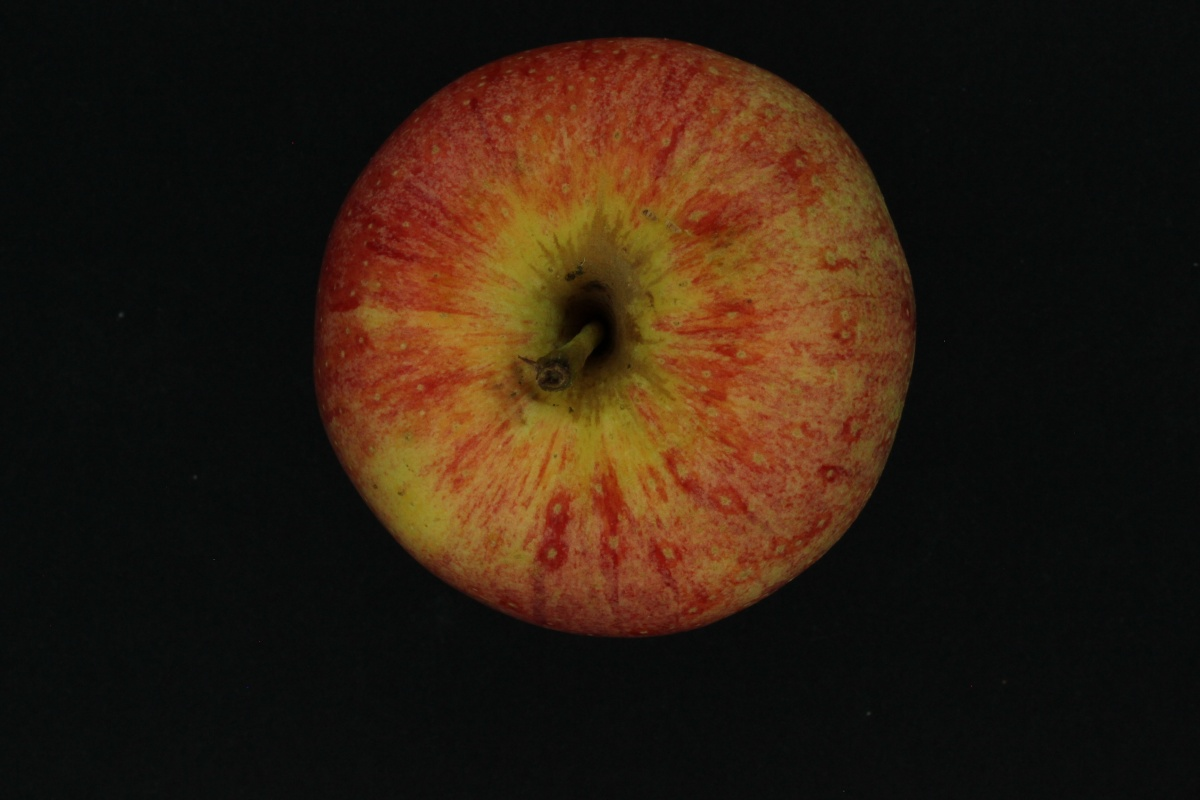
#> input picture dataset/Apples/Train/Royal_02_1.JPG, 1200 x 800 px; its folder holds only this picture in this run
$ jupyter execute --allow-errors ShapeDetectionTestFile.ipynb   (older library calls are emulated)
#> lines starting #> are read from the running program, lines starting #| are printed output that depends on the picture
[cell 1]
import cv2
from sklearn import svm
import numpy as np
import pandas as pd
from scipy.cluster.vq import kmeans, vq
import glob
from skimage.filters import threshold_yen
from skimage.exposure import rescale_intensity
from scipy.stats import skew
from itertools import chain
from sklearn.cluster import KMeans
import pandas as pd
from skimage.exposure import histogram
from sklearn.preprocessing import MinMaxScaler
from matplotlib import pyplot as plt

[cell 2]
Apple_training_data='dataset\\Apples\\Train\\*.jpg'
des_list = []
sift = cv2.SIFT_create()
for image_path in glob.glob(Apple_training_data):
    im = cv2.imread(image_path)
#> im is the input picture: shape (800, 1200, 3); mean B, G, R 15.8, 28.6, 44.2
    im = cv2.cvtColor(im, cv2.COLOR_BGR2GRAY)
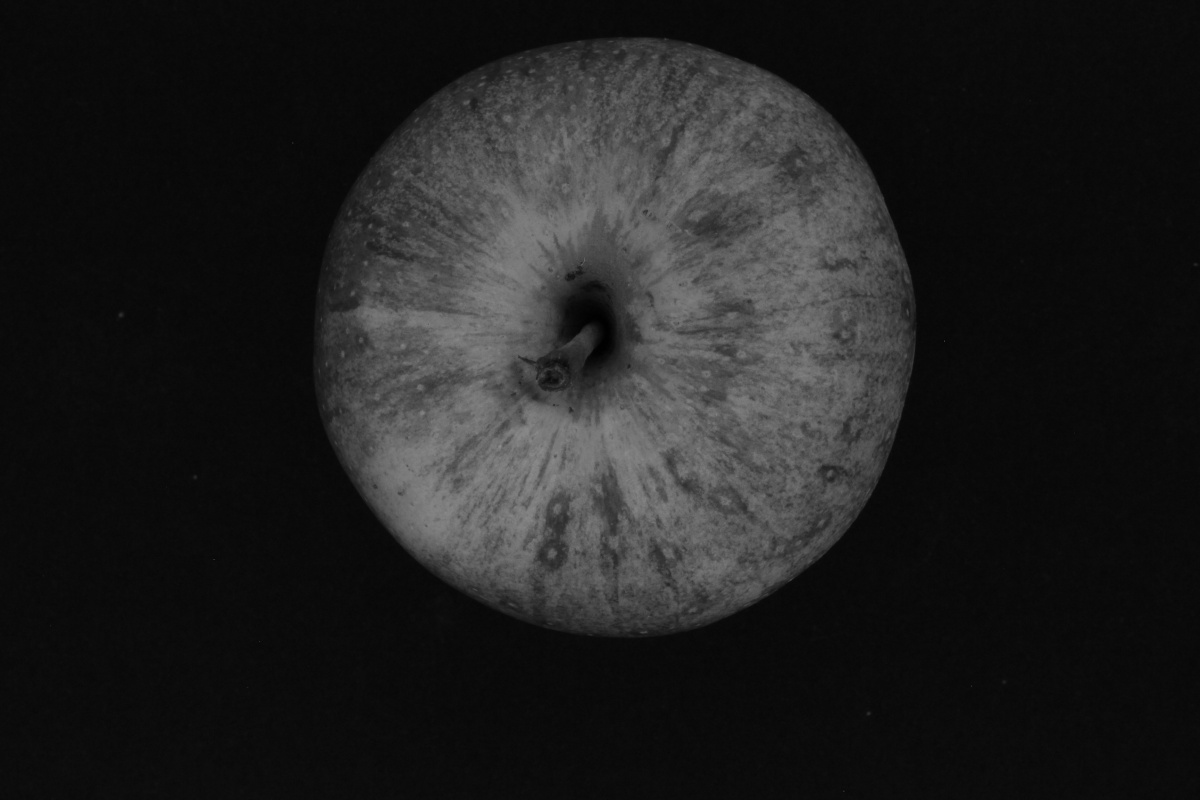
#> im: shape (800, 1200); min 0, max 141, mean 31.7
    kpts, des = sift.detectAndCompute(im,None)
#> kpts = 297 keypoints; strongest (x, y, size): (610, 357, 337), (588, 332, 74.2), (468, 472, 147.8), (516, 194, 142.4)
    if len(kpts) < 1:
        no_kpts = np.zeros((1, sift.descriptorSize()), np.float32)
        des_list.append((image_path, no_kpts))
    else:
        des_list.append((image_path, des))

[cell 3]
# Stack all the descriptors vertically in a numpy array
descriptors = des_list[0][1]
for image_path, descriptor in des_list[1:]:
    descriptors = np.vstack((descriptors, descriptor))
#> this loop made 0 passes

#kmeans works only on float, so convert integers to float
descriptors_float = descriptors.astype(float)

[cell 4]
k = 60  #k means awal 60 clusters
voc, variance = kmeans(descriptors_float, k, 1)
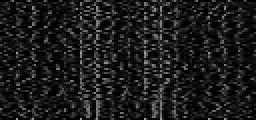
#> voc: shape (60, 128) float64 (shown 2 times larger); min 0, max 162.2, mean 27.8
#> variance = 233.7

$ run again, on dataset/Apples/Train/Royal_04_3.JPG
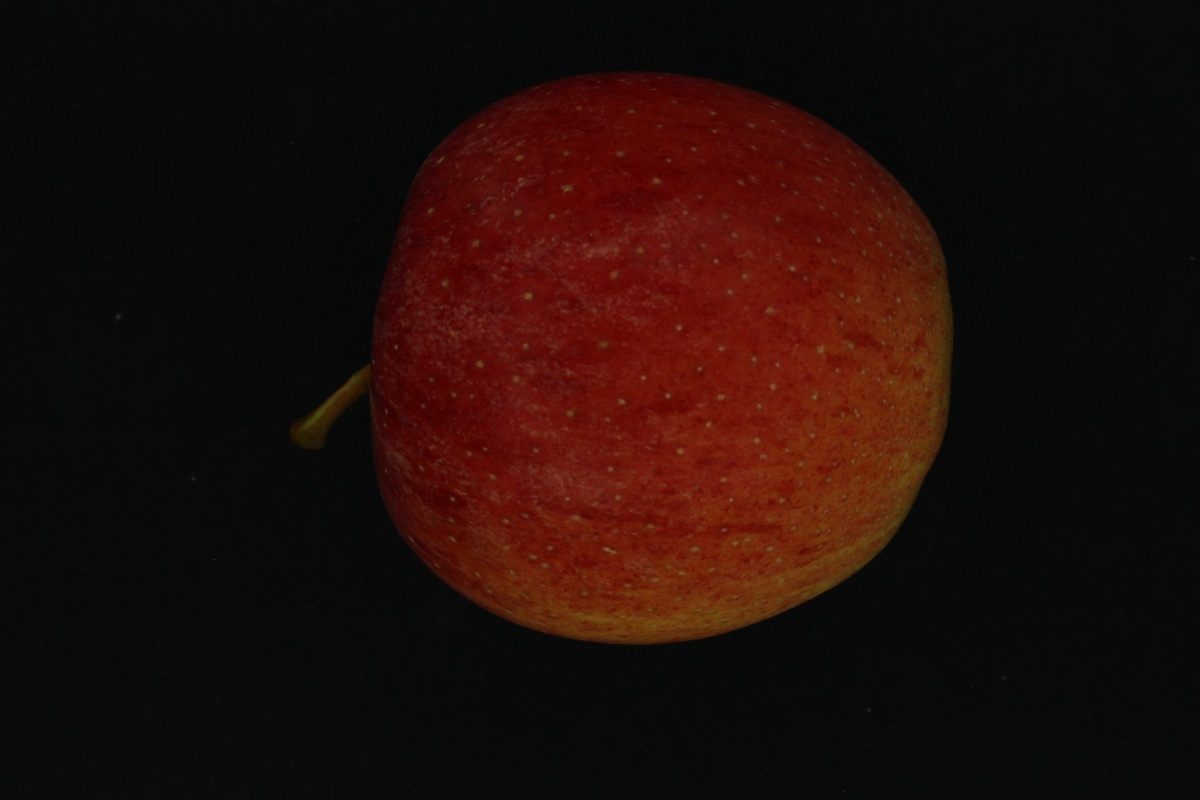
#> input picture dataset/Apples/Train/Royal_04_3.JPG, 1200 x 800 px
#> im is the input picture: shape (800, 1200, 3); mean B, G, R 9.4, 13.6, 33.1
#> `im = cv2.cvtColor(im, cv2.COLOR_BGR2GRAY)`:
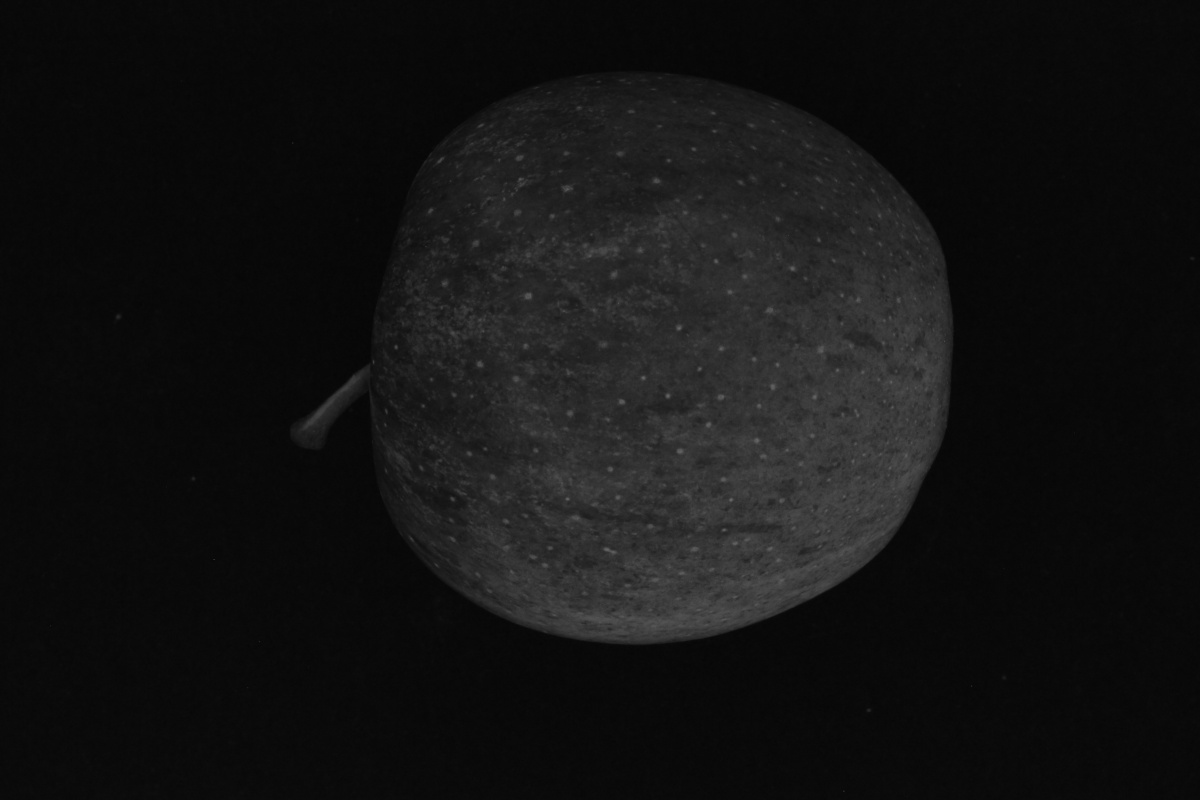
#> im: shape (800, 1200); min 4, max 102, mean 18.8
#> kpts = 234 keypoints; strongest (x, y, size): (668, 396, 3.1), (679, 328, 3.4), (643, 378, 2.8), (731, 500, 2.3)
#> `voc, variance = kmeans(descriptors_float, k, 1)`:
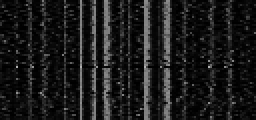
#> voc: shape (60, 128) float64 (shown 2 times larger); min 0, max 177.3, mean 26.7
#> variance = 141.8

$ run again, on dataset/Apples/Train/Royal_07_1.JPG
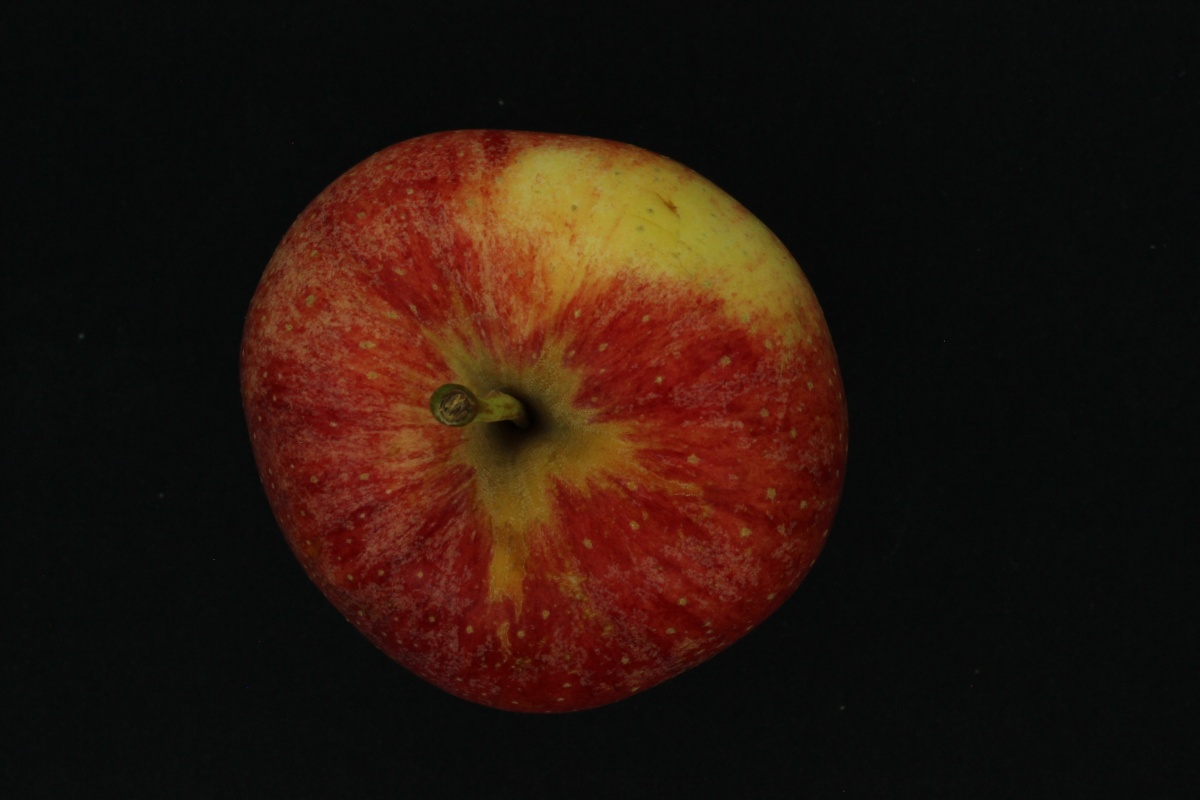
#> input picture dataset/Apples/Train/Royal_07_1.JPG, 1200 x 800 px
#> im is the input picture: shape (800, 1200, 3); mean B, G, R 12.8, 20.9, 38.4
#> `im = cv2.cvtColor(im, cv2.COLOR_BGR2GRAY)`:
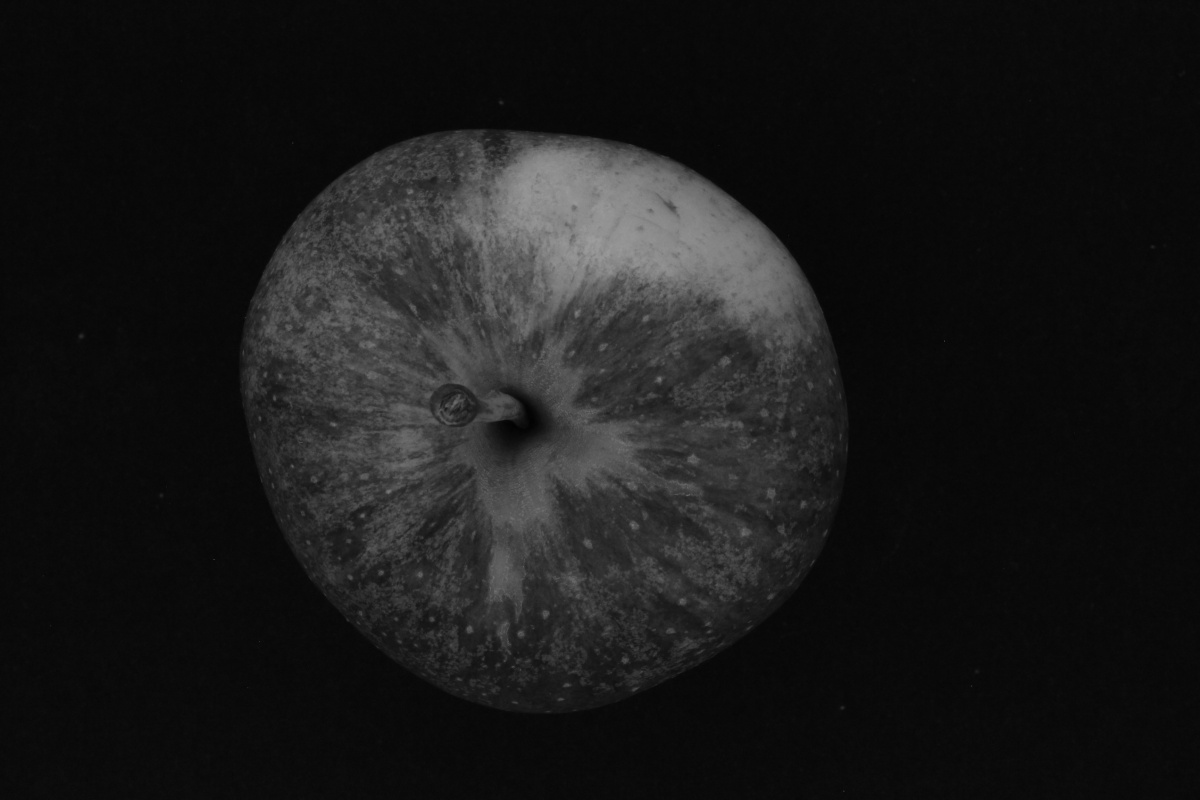
#> im: shape (800, 1200); min 1, max 157, mean 25.1
#> kpts = 428 keypoints; strongest (x, y, size): (598, 223, 131.3), (659, 379, 4.1), (362, 515, 3.1), (526, 426, 36.4)
#> `voc, variance = kmeans(descriptors_float, k, 1)`:
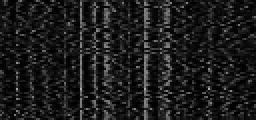
#> voc: shape (60, 128) float64 (shown 2 times larger); min 0, max 175.9, mean 28.3
#> variance = 237.6

$ run again, on dataset/Apples/Train/Royal_08_3.JPG
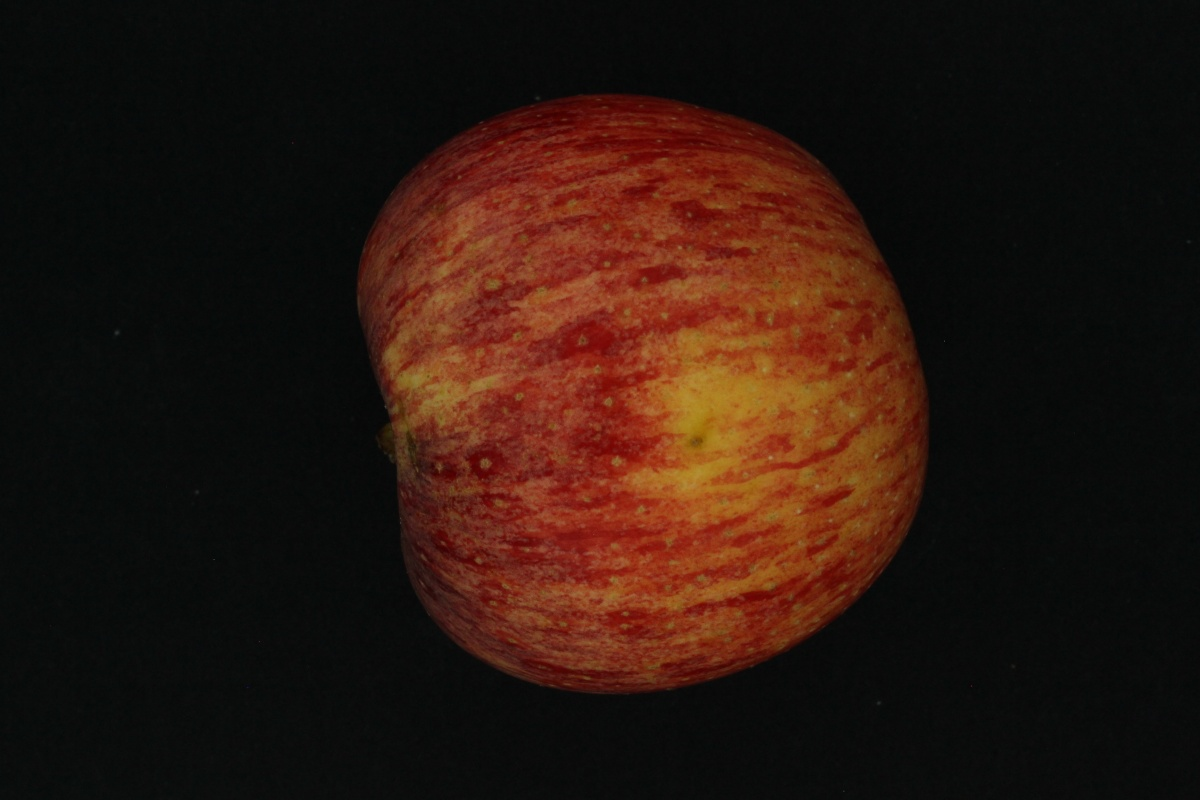
#> input picture dataset/Apples/Train/Royal_08_3.JPG, 1200 x 800 px
#> im is the input picture: shape (800, 1200, 3); mean B, G, R 14.2, 22.2, 41.9
#> `im = cv2.cvtColor(im, cv2.COLOR_BGR2GRAY)`:
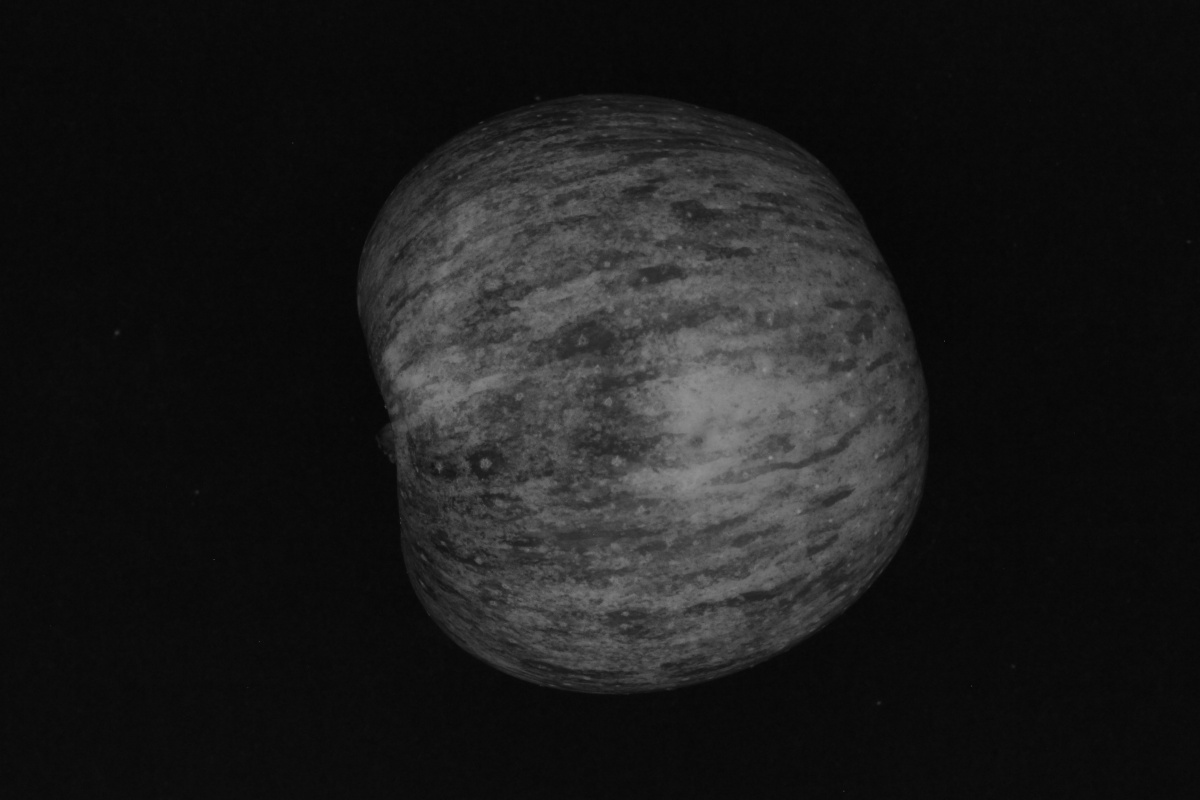
#> im: shape (800, 1200); min 1, max 143, mean 27.1
#> kpts = 470 keypoints; strongest (x, y, size): (671, 393, 301.3), (485, 463, 7), (435, 387, 64.6), (478, 560, 4.1)
#> `voc, variance = kmeans(descriptors_float, k, 1)`:
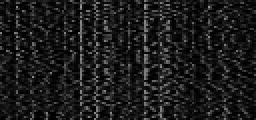
#> voc: shape (60, 128) float64 (shown 2 times larger); min 0, max 154.5, mean 28
#> variance = 256.8
